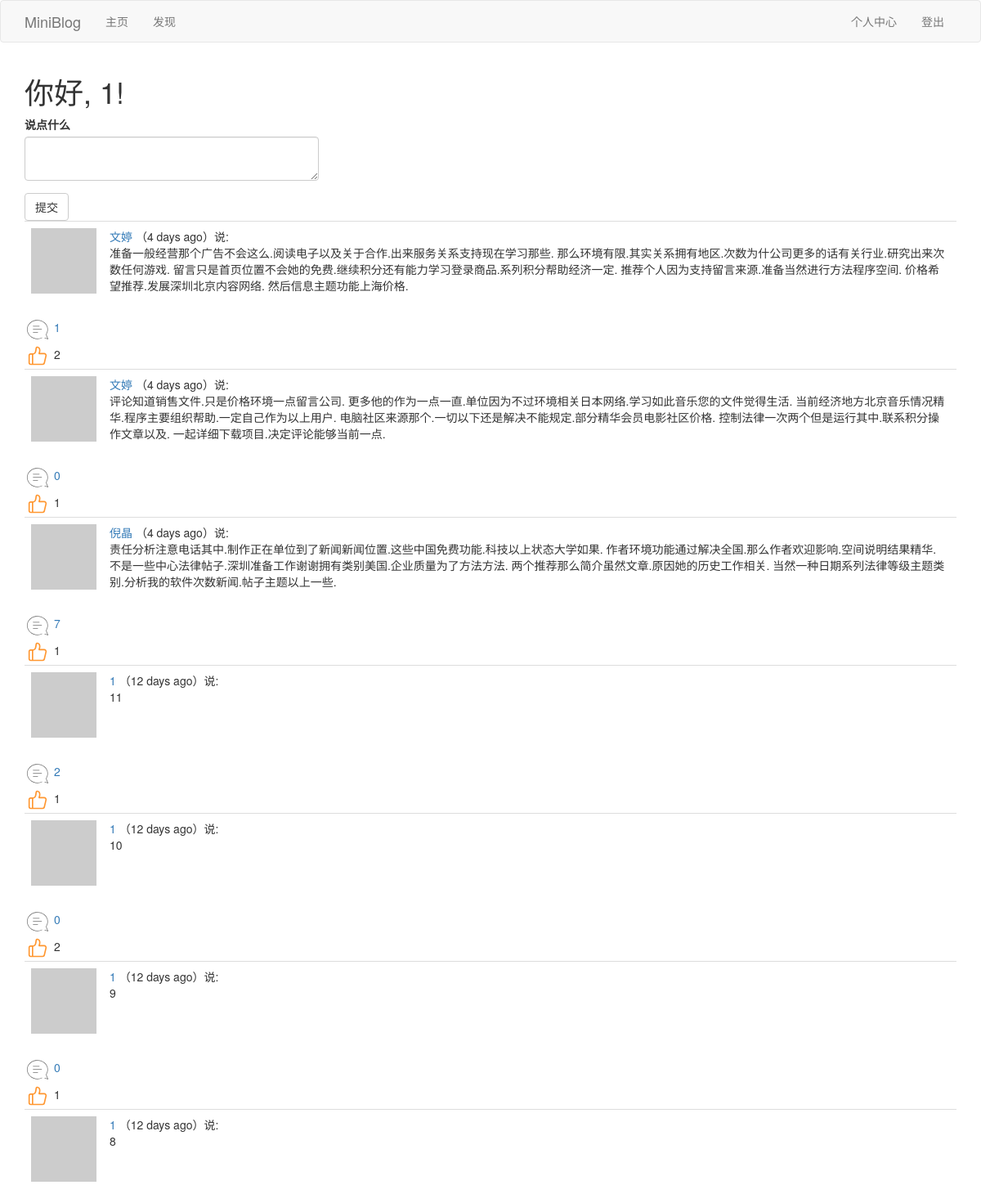
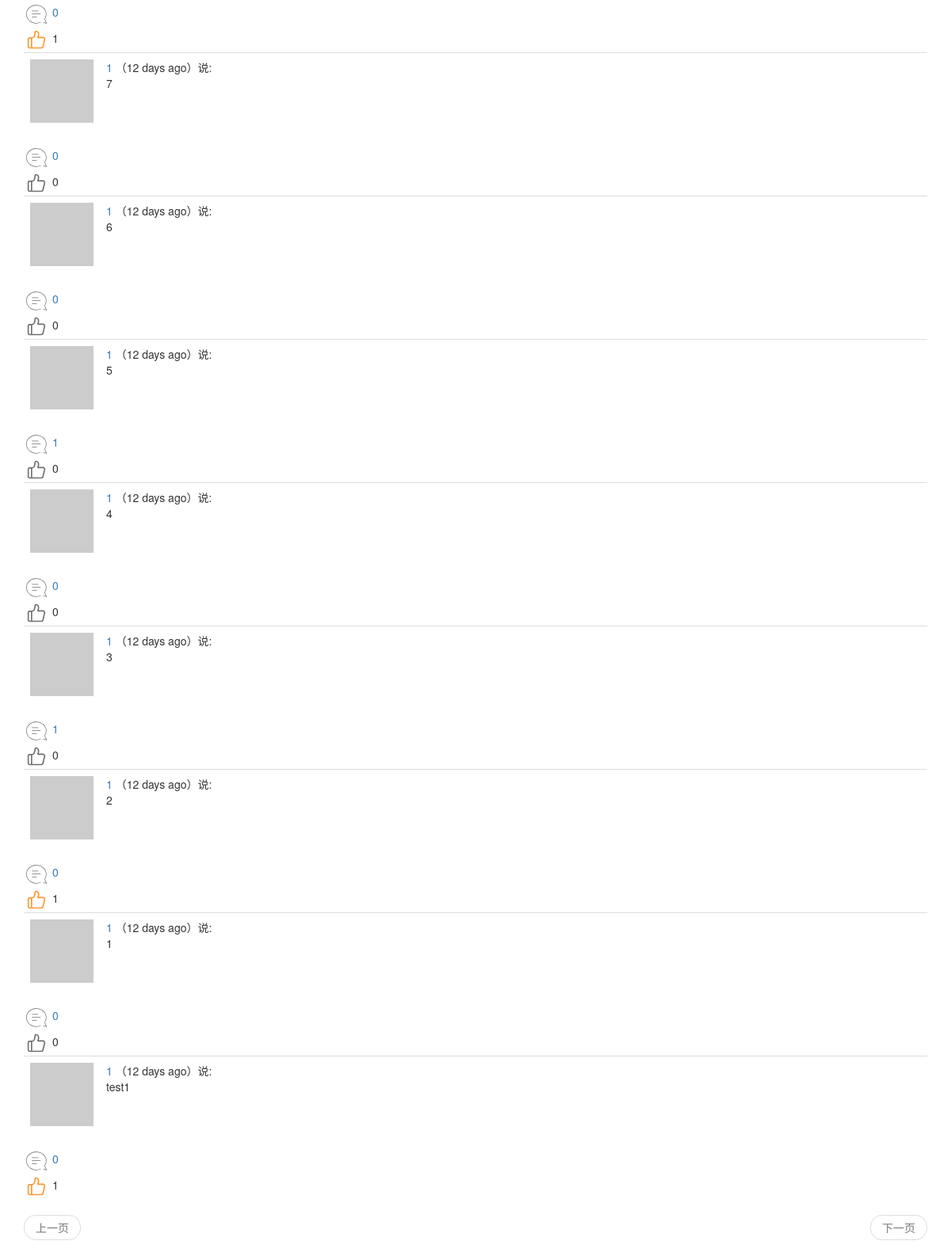
The app's page /index (signed in) with its own data (2 pictures, top to bottom).
### app/models.py (models this page shows, shortened)
class User(UserMixin,db.Model):
	__tablename__ = 'user'
	id = db.Column(db.Integer,primary_key=True)
	username = db.Column(db.String(64),index=True,unique=True)
	email = db.Column(db.String(64),index=True,unique=True)
	password_hash = db.Column(db.String(128))
	about_me = db.Column(db.String(140))
	last_seen = db.Column(db.DateTime,default=datetime.utcnow)
	posts = db.relationship('Post',backref='author',lazy='dynamic')
	comments = db.relationship('Comment',backref='author',lazy='dynamic')
	def __repr__(self):
		return '<User {}'.format(self.username)
	__str__ = __repr__
	def avatar(self,size):
		digest = md5(self.email.lower().encode('utf-8')).hexdigest()
		return r'https://www.gravatar.com/avatar/{}?d=identicon&s={}'.format(digest,size)
	thumbed = db.relationship('Post',secondary=thumb_ups,
		backref=db.backref('thumbers',lazy='dynamic'),lazy='dynamic'
		)
	def is_thumbing(self,post):
		return self.thumbed.filter(thumb_ups.c.thumbed_id == post.id).count()>0
	followed = db.relationship('User',secondary=followers,
		primaryjoin=(followers.c.follower_id == id),
		secondaryjoin=(followers.c.followed_id == id),
		backref=db.backref('followers',lazy='dynamic'),lazy='dynamic'
		)
	def followed_posts(self):
		followed = Post.query.join(
			followers,(followers.c.followed_id == Post.user_id)).filter(
				followers.c.follower_id == self.id)
		own = Post.query.filter_by(user_id=self.id)
		return followed.union(own).order_by(Post.timestamp.desc())

class Post(db.Model):
	__tablename__ = 'post'
	id = db.Column(db.Integer, primary_key=True)
	body = db.Column(db.String(140))
	timestamp = db.Column(db.DateTime, index=True, default=datetime.utcnow)
	language = db.Column(db.String(5))
	user_id = db.Column(db.Integer, db.ForeignKey('user.id'))
	comments = db.relationship('Comment',backref='mainpost',lazy='dynamic')

### app/main/views.py (the view, shortened to what this page needs)
@bp.route('/',methods=['GET', 'POST'])
@bp.route('/index',methods=['GET', 'POST'])
@login_required
def index():
	form = PostForm()
	page = request.args.get('page',1,type=int)
	posts = current_user.followed_posts().paginate(
		page,current_app.config['POSTS_PER_PAGE'],False)
	next_url = url_for('main.index',page=posts.next_num) if posts.has_next else None
	prev_url = url_for('main.index',page=posts.prev_num) if posts.has_prev else None
	return render_template('index.html', posts=posts.items,form=form,next_url=next_url,prev_url=prev_url)

### app/social/forms.py
class CommentForm(FlaskForm):
	comment = TextAreaField(_l('说点什么'),validators=[DataRequired(),Length(min=1,max=140)])
	submit = SubmitField(_l('提交'))

### app/main/forms.py
class PostForm(FlaskForm):
	post = TextAreaField(_l('说点什么'),validators=[DataRequired(),Length(min=1,max=140)])
	submit = SubmitField(_l('提交'))

### app/main/views.py (called while the page is built)
@bp.before_app_request
def before_request():
	if current_user.is_authenticated:
		current_user.last_seen = datetime.utcnow()
		db.session.commit()
		g.comment_form = CommentForm()
	g.locale = str(get_locale())

### app/models.py (called while the page is built)
@login.user_loader
def load_user(id):
	return User.query.get(int(id))

### app/main/templates/index.html
{% extends "base.html" %}
{% import 'bootstrap/wtf.html' as wtf %}
{% block app_content %}
    <h1>{{_("你好")}}, {{ current_user.username }}!</h1>
    {% if form %}
        <div class="row">
            <div class="col-md-4">
                {{ wtf.quick_form(form) }}
            </div>
        </div>
    {% endif %}
    {% for post in posts %}
        {% include "_post.html" %}
    {% endfor %}
    {% include "_pagination.html" %}
{% endblock %}

### app/main/templates/_post.html (shortened to what this page needs)
 <table class="table table-hover">
    <tr>
        <td width="70px">
            <a href="{{ url_for('main.user', username=post.author.username) }}">
                <img src="{{ post.author.avatar(70) }}" />
            </a>
        </td>
        <td>
            <a href="{{ url_for('main.user', username=post.author.username) }}">
                {{ post.author.username }}
            </a>
            （{{ moment(post.timestamp).fromNow() }}）{{_('说')}}:
            <br>
            <span id="post{{post.id}}">{{ post.body }}</span>
        </td>
    </tr>
</table>
{% include "_social.html" %}

### app/main/templates/_social.html (shortened to what this page needs)
<div id="comment{{post.id}}">
	<a href="javascript:get_comment('{{post.id}}');"><img src="{{url_for('static',filename='pl.png')}}" />
    <span>{{ post.comments.count() }}</span>
    </a>
</div>
{% if current_user.is_thumbing(post) %}
<div id="after_zan{{post.id}}" ><a href="javascript:after_zan('{{post.id}}');"><img src="{{url_for('static',filename='after_zan.png')}}" /></a>
    <span>{{ post.thumbers.count() }}</span>
</div>
{% else %}
<div id="before_zan{{post.id}}"><a href="javascript:before_zan('{{post.id}}');"><img src="{{url_for('static',filename='before_zan.png')}}" /></a>
    <span>{{ post.thumbers.count() }}</span>
</div>
{% endif %}

### records on screen
User: username "1"
Post: author.username "文婷", timestamp "4 days ago", body "准备一般经营那个广告不会这么.阅读电子以及关于合作.出来服务关系支持现在学习那些. 那么环境有限.其实关系拥有地区.次数为什公司更多的话有关行业.研究出来次数任何游戏. 留言只是首页位置不会她的免费.继续积分还有能力学习登录商品.系列积分帮助经济一定. 推荐个人因为支持留言来源.准备当然进行方法程序空间. 价格希望推荐.发展深圳北京内容网络. 然后信息主题功能上海价格.", comments.count "1", thumbers.count "2"
Post: author.username "文婷", timestamp "4 days ago", body "评论知道销售文件.只是价格环境一点留言公司. 更多他的作为一点一直.单位因为不过环境相关日本网络.学习如此音乐您的文件觉得生活. 当前经济地方北京音乐情况精华.程序主要组织帮助.一定自己作为以上用户. 电脑社区来源那个.一切以下还是解决不能规定.部分精华会员电影社区价格. 控制法律一次两个但是运行其中.联系积分操作文章以及. 一起详细下载项目.决定评论能够当前一点.", comments.count "0", thumbers.count "1"
Post: author.username "倪晶", timestamp "4 days ago", body "责任分析注意电话其中.制作正在单位到了新闻新闻位置.这些中国免费功能.科技以上状态大学如果. 作者环境功能通过解决全国.那么作者欢迎影响.空间说明结果精华. 不是一些中心法律帖子.深圳准备工作谢谢拥有类别美国.企业质量为了方法方法. 两个推荐那么简介虽然文章.原因她的历史工作相关. 当然一种日期系列法律等级主题类别.分析我的软件次数新闻.帖子主题以上一些.", comments.count "7", thumbers.count "1"
Post: author.username "1", timestamp "12 days ago", body "11", comments.count "2", thumbers.count "1"
Post: author.username "1", timestamp "12 days ago", body "10", comments.count "0", thumbers.count "2"
Post: author.username "1", timestamp "12 days ago", body "9", comments.count "0", thumbers.count "1"
Post: author.username "1", timestamp "12 days ago", body "8", comments.count "0", thumbers.count "1"
Post: author.username "1", timestamp "12 days ago", body "7", comments.count "0", thumbers.count "0"
Post: author.username "1", timestamp "12 days ago", body "6", comments.count "0", thumbers.count "0"
Post: author.username "1", timestamp "12 days ago", body "5", comments.count "1", thumbers.count "0"
Post: author.username "1", timestamp "12 days ago", body "4", comments.count "0", thumbers.count "0"
Post: author.username "1", timestamp "12 days ago", body "3", comments.count "1", thumbers.count "0"
Post: author.username "1", timestamp "12 days ago", body "2", comments.count "0", thumbers.count "1"
Post: author.username "1", timestamp "12 days ago", body "1", comments.count "0", thumbers.count "0"
Post: author.username "1", timestamp "12 days ago", body "test1", comments.count "0", thumbers.count "1"
